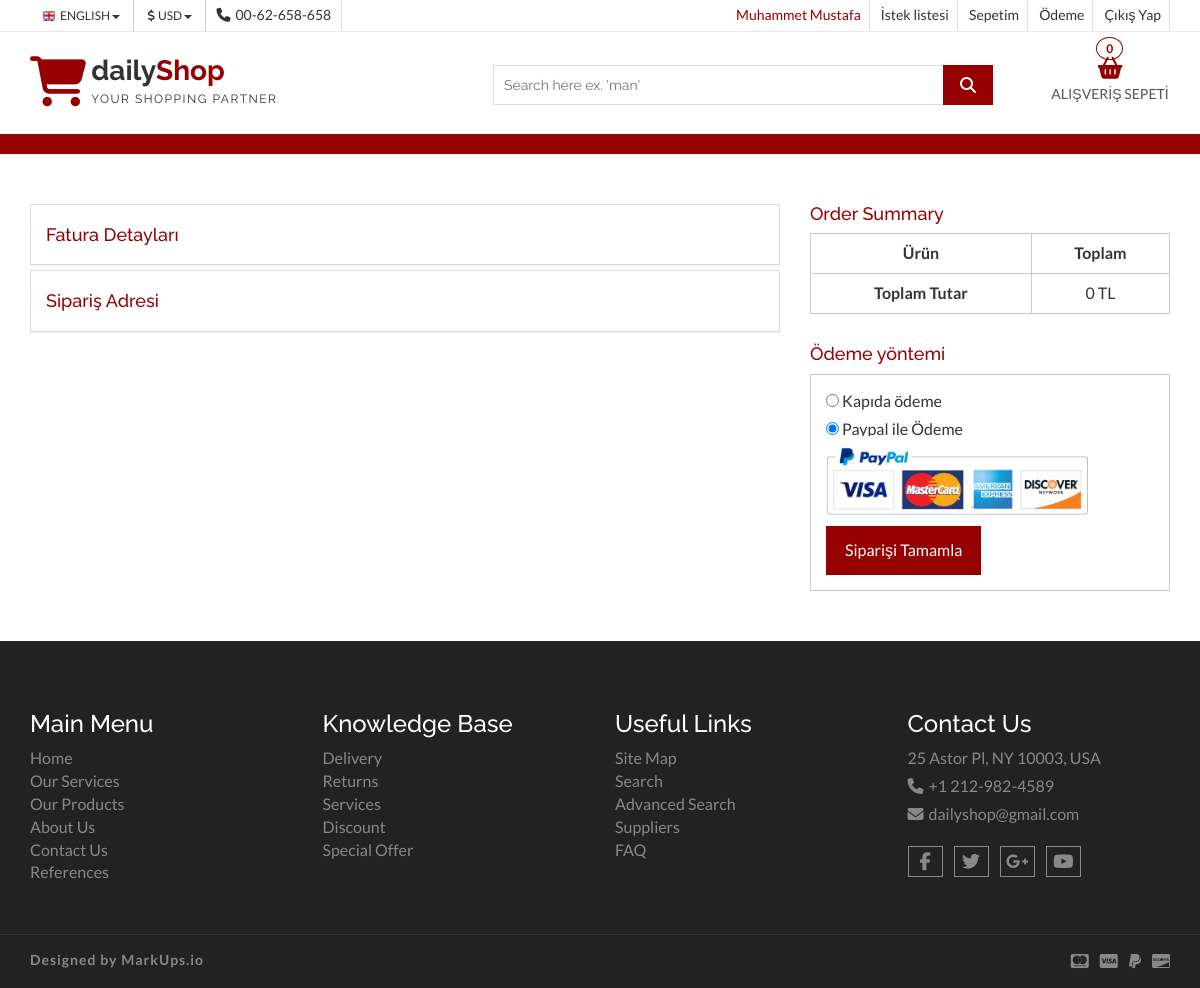
/order/checkout/ (signed in), run on an earlier commit of the app's database.
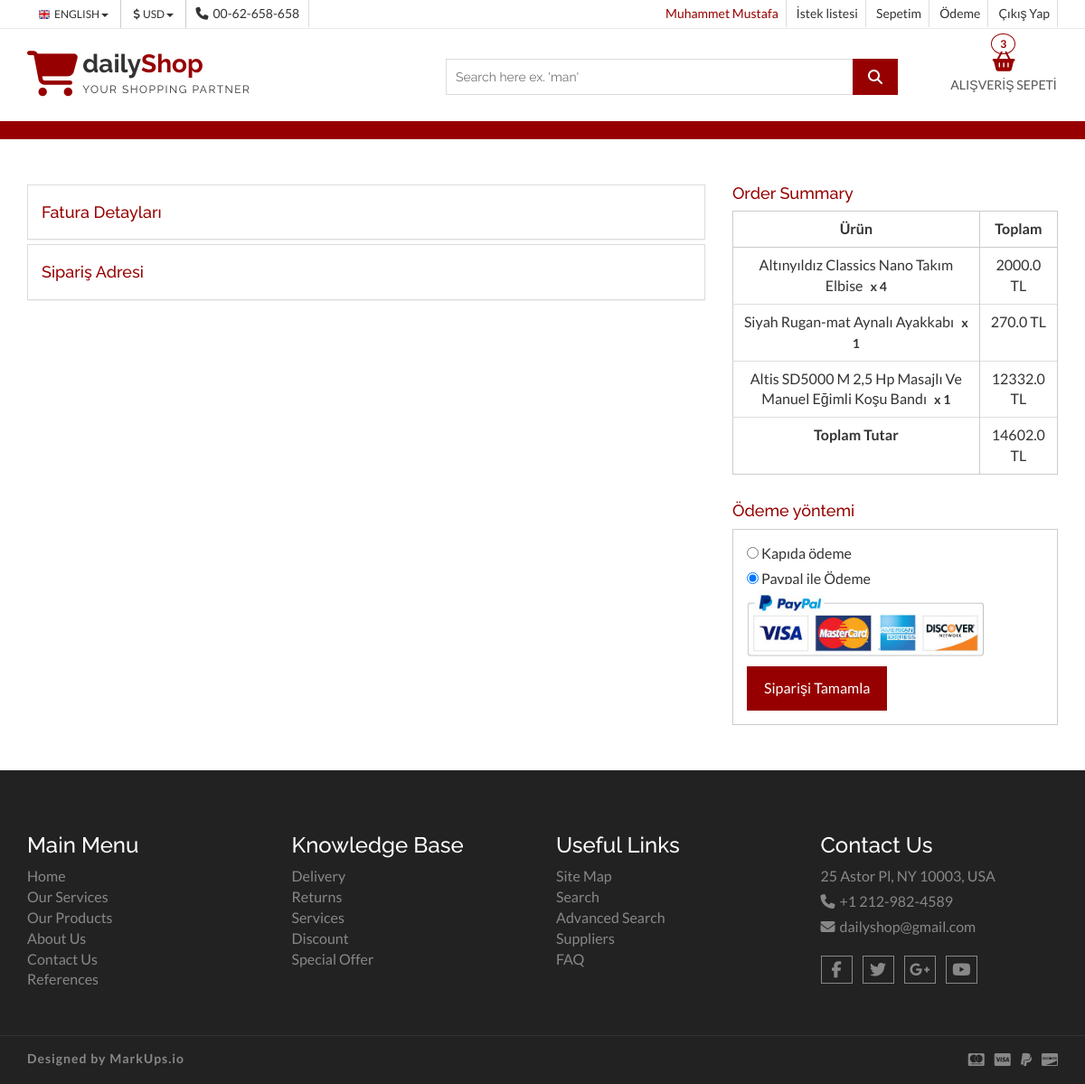
And on a later commit of the database.
### order/models.py (models this page shows, shortened)
class ShopCart(models.Model):
    customer = models.ForeignKey(UserProfile,on_delete=models.SET_NULL, null=True)
    product = models.ForeignKey(Product,on_delete= models.SET_NULL, null=True)
    quantity = models.IntegerField(default=0,null=True)
    @property
    def amount(self):
        return (self.quantity * self.product.price)

### product/models.py (models this page shows, shortened)
class Product(models.Model):
    STATUS = (
        ('True','Evet'),
        ('False','Hayır'),
    )
    category = models.ForeignKey(Category,on_delete=models.CASCADE)
    title = CharField(max_length=200)
    keywords = CharField(blank = True,max_length=255)
    description = CharField(blank = True,max_length=255)
    image = ImageField(blank = True,upload_to = "images/")
    price = FloatField()
    amount = IntegerField()
    detail = RichTextUploadingField()
    status = CharField(max_length=10,choices=STATUS)
    slug = AutoSlugField(populate_from='title')
    created_at = DateTimeField(auto_now_add=True)
    update_at = DateTimeField(auto_now=True)
    def __str__(self):
        return self.title
    def image_tag(self):
        try:
            return mark_safe(f'<img src="{self.image.url}" alt="image"  height = "50"')
        except Exception:
            return mark_safe(f'<img alt="image field is blank"')
    image_tag.short_description = "Image"

### order/views.py (the view, shortened to what this page needs)
# urls.py: path('checkout/', views.Checkout, name='Checkout'),
def Checkout(request):
    context = SettingsFunc(request)
    customer = GetCustomer(request)
    context['customer'] = customer
    return render(request,"checkout.html",context)

### home/views.py (called while the page is built)
def SettingsFunc(request):
    setting = Setting.objects.get(pk=1)
    category = Category.objects.all()
    context = {
        'setting' : setting,
        'category':category
    }
    if request.user.is_authenticated:
        context['cart'] = ShopCart.objects.filter(customer_id= UserProfile.objects.filter(user_id=request.user.id)[0].id)
        context['total'] = sum([x.amount for x in context['cart']])
        context['CartItemCount'] = len(context['cart'])
    return context

### order/views.py (called while the page is built)
def GetCustomer(request):
    if request.user.is_authenticated:
        return UserProfile.objects.get(user_id=request.user.id)
    return None

### home/templates/checkout.html (shortened to what this page needs)
{% extends 'homebase.html' %}
{% load static %}
 {% block content %}
<section id="checkout">
  <div class="container">
    <div class="row">
      <div class="col-md-12">
        <div class="checkout-area">
          <form id="checkoutForm"  data-customerId="{{customer.id}}">
            <div class="row">
              <div class="col-md-8">
                <div class="checkout-left">
                  <div class="panel-group" id="accordion">
                    <div class="panel panel-default aa-checkout-billaddress">
                      <div class="panel-heading">
                        <h4 class="panel-title"><a data-toggle="collapse" data-parent="#accordion" href="#collapseThree"
                            class="collapsed" aria-expanded="false">Fatura Detayları</a></h4>
                      </div>
                    </div>
                    <div class="panel panel-default aa-checkout-billaddress">
                      <div class="panel-heading">
                        <h4 class="panel-title"><a data-toggle="collapse" data-parent="#accordion" href="#collapseFour"
                            class="collapsed" aria-expanded="false"> Sipariş Adresi</a></h4>
                      </div>
                    </div>
                  </div>
                </div>
              </div>
              <div class="col-md-4">
                <div class="checkout-right">
                  <h4>Order Summary</h4>
                  <div class="aa-order-summary-area">
                    <table class="table table-responsive">
                      <thead>
                        <tr>
                          <th>Ürün</th>
                          <th>Toplam</th>
                        </tr>
                      </thead>
                      <tbody>
                        {% for cartitem in cart %}
                        <tr>
                          <td> <a
                              href="/product/{{cartitem.product_id}}/{{cartitem.product.slug}}">{{cartitem.product}}</a>
                            <strong> x {{cartitem.quantity}}</strong>
                          </td>
                          <td>{{cartitem.amount}} TL</td>
                        </tr>
                        {% endfor %}
                      </tbody>
                      <tfoot>
                        <tr>
                          <th>Toplam Tutar</th>
                          <td>{{total}} TL</td>
                        </tr>
                      </tfoot>
                    </table>
                  </div>
                  <h4>Ödeme yöntemi</h4>
                  <div class="aa-payment-method">
                    <label for="cashdelivery">
                      <input type="radio" id="cashdelivery" name="optionsRadios">
                      Kapıda ödeme</label>
                    <label for="paypal">
                      <input type="radio" id="paypal" name="optionsRadios" checked="">
                      Paypal ile Ödeme</label>
                    <img src="{% static '/img/paypal.jpg' %}" style="border:0;" alt="website template image">
                    <button type="submit" value="Siparişi Tamamla" class="aa-browse-btn">Siparişi Tamamla </button>
                  </div>
                </div>
              </div>
            </div>
          </form>
        </div>
      </div>
    </div>
  </div>
</section>
{% endblock content %} {% block footer %} {% include 'footer.html' %} {% endblock footer %}

### home/templates/header.html (shortened to what the changed rows need)
{% block header %} {% load static %}
<link rel="stylesheet" href="https://ajax.googleapis.com/ajax/libs/jqueryui/1.11.4/themes/smoothness/jquery-ui.css">
<header id="aa-header">
    <div class="aa-header-bottom">
        <div class="container">
            <div class="row">
                <div class="col-md-12">
                    <div class="aa-header-bottom-area">
                        <div class="aa-cartbox">
                            <a class="aa-cart-link" href="/order/">
                                <span class="fa fa-shopping-basket"></span>
                                <span class="aa-cart-title">ALIŞVERİŞ SEPETİ</span>
                                <span class="aa-cart-notify">{{CartItemCount}}</span>
                            </a>
                        </div>
                    </div>
                </div>
            </div>
        </div>
    </div>
</header>
{% endblock %}

What changed in the data, as far as the page shows it:
added ShopCart: product "Altınyıldız Classics Nano Takım Elbise", quantity "4", amount "2000.0"
added ShopCart: product "Siyah Rugan-mat Aynalı Ayakkabı", quantity "1", amount "270.0"
added ShopCart: product "Altis SD5000 M 2,5 Hp Masajlı Ve Manuel Eğimli Koşu Bandı", quantity "1", amount "12332.0"
Also different on the page:
{{ CartItemCount }}: "0" → "3"
{{ total }}: "0" → "14602.0"
